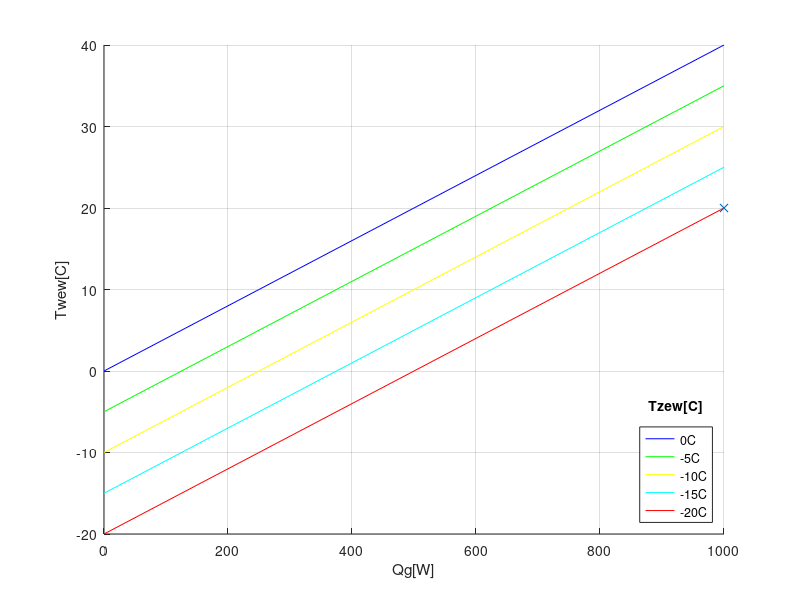
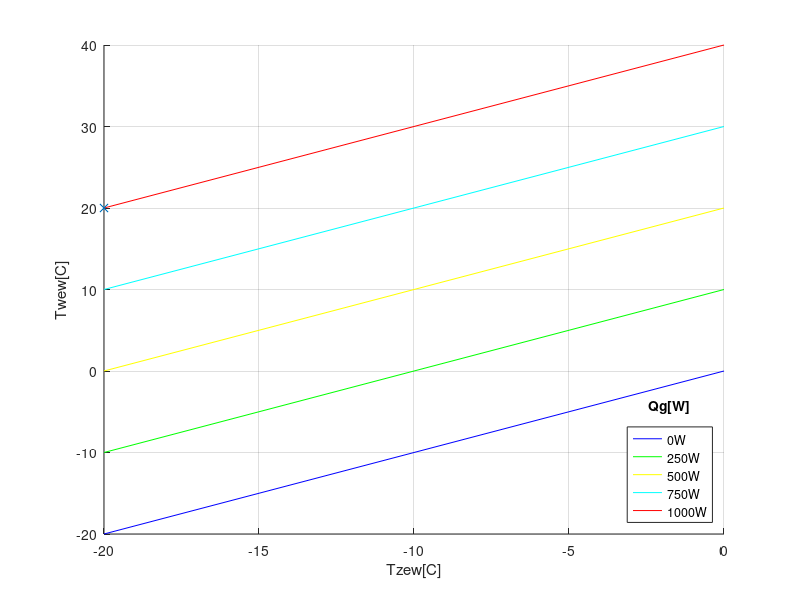

Source code (MATLAB) for these figures, in order:
clear all;
close all;
%Deklarowanie stalych i zmiennych
TzewN = -20;
TwewN = 20;
QgN = 1000;
TpN = 16;
a = 0.25;
Kcw = QgN/(TwewN*(a+1)-TzewN-a*TpN);
Kcwp = a * Kcw;
Kcp = (Kcwp*(TwewN-TpN))/(TpN-TzewN);
Qg = [0:250:QgN];
Tzew = [0:-5:TzewN];
colors = ['r-';'b-';'g-';'y-';'c-'];
%Rysowanie wykresow funkcji Twew = f(Qg)
figure;
hold on;
grid on;
tzew_names = ['0C  ';'-5C ';'-10C';'-15C';'-20C'];
for i=1:size(Tzew,2);
    Tp = (Kcwp*Qg + Tzew(i)*(Kcwp*Kcp+Kcwp*Kcw+Kcw*Kcp))/(Kcw*Kcp+Kcw*Kcwp+Kcwp*Kcp);
    Twew = (Qg-Kcp*(Tp-Tzew(i)))/Kcw + Tzew(i);
    plot(Qg,Twew,colors(mod(i,size(Tzew,2))+1));
    first_names(i,:) = tzew_names(i,:);
end
plot(QgN,TwewN,'x');
xlabel('Qg[W]');
ylabel('Twew[C]');
leg = legend(first_names,'Location','southeast');
title(leg,'Tzew[C]');
%Rysowanie wykresow funkcji Twew = f(Tzew)
figure;
hold on;
grid on;
qg_names = ['0W   ';'250W ';'500W ';'750W ';'1000W'];
for i=1:size(Qg,2);
    Tp = (Kcwp*Qg(i) + Tzew*(Kcwp*Kcp+Kcwp*Kcw+Kcw*Kcp))/(Kcw*Kcp+Kcw*Kcwp+Kcwp*Kcp);
    Twew = (Qg(i)-Kcp*(Tp-Tzew))/Kcw + Tzew;
    plot(Tzew,Twew,colors(mod(i,size(Tzew,2))+1));
    second_names(i,:) = qg_names(i,:);
end
plot(TzewN,TwewN,'x');
xlabel('Tzew[C]');
ylabel('Twew[C]');
leg = legend(second_names,'Location','southeast');
title(leg,'Qg[W]');